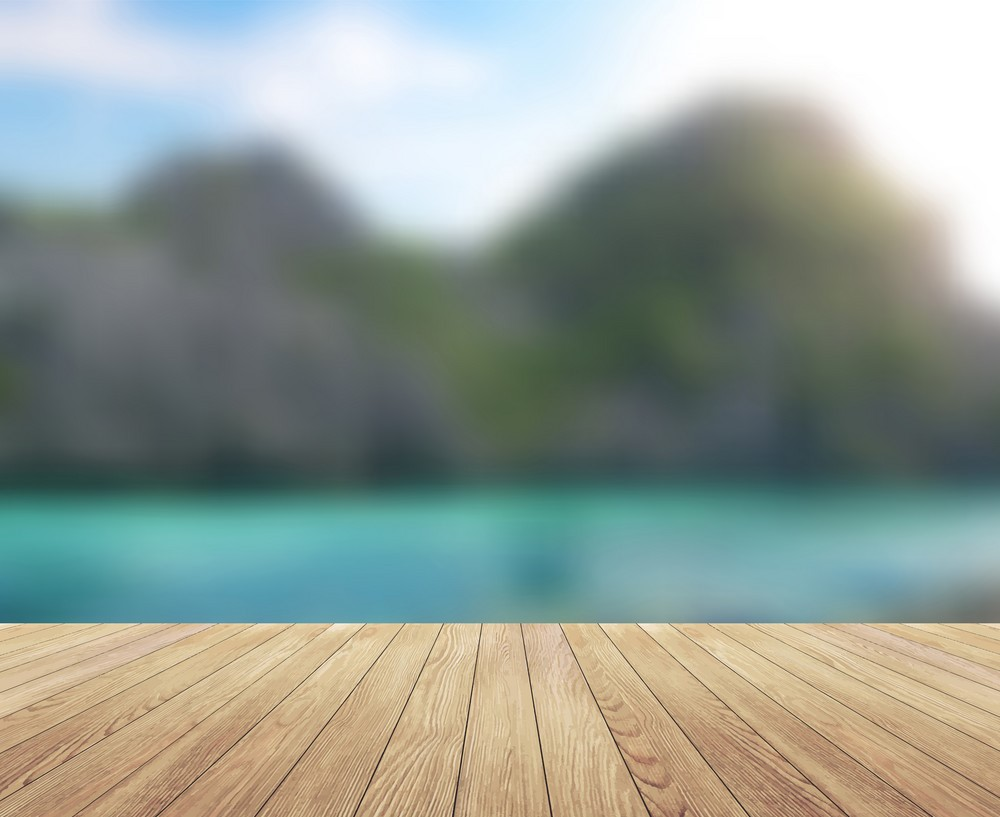
#> input picture bg.jpg, 1000 x 817 px
$ python -i main.py   (imports and definitions only)
#> lines starting #> are read from the running program, lines starting #| are printed output that depends on the picture
import tkinter as tk
from checkers.rule  import show_rules_window
from PIL import Image, ImageTk
from playsound import playsound
from threading import Thread
from checkers.Game import Game


# [141 lines left out: functions choose_game_mode, choose_ai_difficulty, create_game_window, reset_game, not called in this run]

def play_background_music():
    """Phát nhạc nền liên tục."""
    try:
        while True:  # Lặp vô hạn để phát nhạc liên tục
            playsound("music_bg.mp3")
    except:
        pass  # Dừng phát nhạc nếu có lỗi

def start_music_thread():
    """Khởi động luồng phát nhạc nền."""
    music_thread = Thread(target=play_background_music, daemon=True)
    music_thread.start()


def main():
    """Khởi tạo giao diện trò chơi"""
    window = tk.Tk()
    window.title("Cờ Đam")

    background_image = Image.open("bg.jpg")
#> background_image is the input picture: PIL image 1000x817 RGB; mean R, G, B 146.7, 156.8, 148.6
    background_image = background_image.resize((600, 400), Image.Resampling.LANCZOS)
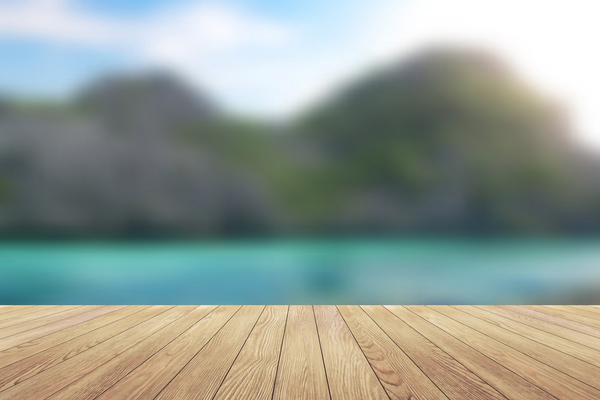
#> background_image: PIL image 600x400 RGB; mean R, G, B 146.7, 156.8, 148.6
    background_photo = ImageTk.PhotoImage(background_image)
    # Giữ tham chiếu đến ảnh
    window.background_photo = background_photo  # Lưu vào thuộc tính của cửa sổ

    canvas = tk.Canvas(window, width=600, height=400)
    canvas.pack(fill="both", expand=True)
    canvas.create_image(0, 0, image=background_photo, anchor="nw")  # Đặt ảnh nền

    # Nút để xem luật chơi
    rules_button = tk.Button(window, text="Luật Chơi", font=("Helvetica", 14), bg="#4CAF50", fg="white",
                              command=lambda: show_rules_window("luatchoi.txt"))
    rules_button.pack(pady=20)
    canvas.create_window(300, 100, window=rules_button)

    # Nút chọn chế độ chơi
    choose_button = tk.Button(window, text = "Chế độ chơi", font=("Helvetica", 14), bg="#FF69B4", fg="white", command=lambda:choose_game_mode())
    choose_button.pack(pady=20)
    canvas.create_window(300, 170, window=choose_button)

    # Nút thoát
    exit_button = tk.Button(window, text="Thoát", font=("Helvetica", 14), bg="#FF4500", fg="white", command=window.destroy)
    exit_button.pack(pady=20)
    canvas.create_window(300, 240, window=exit_button)

    start_music_thread()
    window.mainloop()

# [1 line not run here, left out]

>>> result = main()
